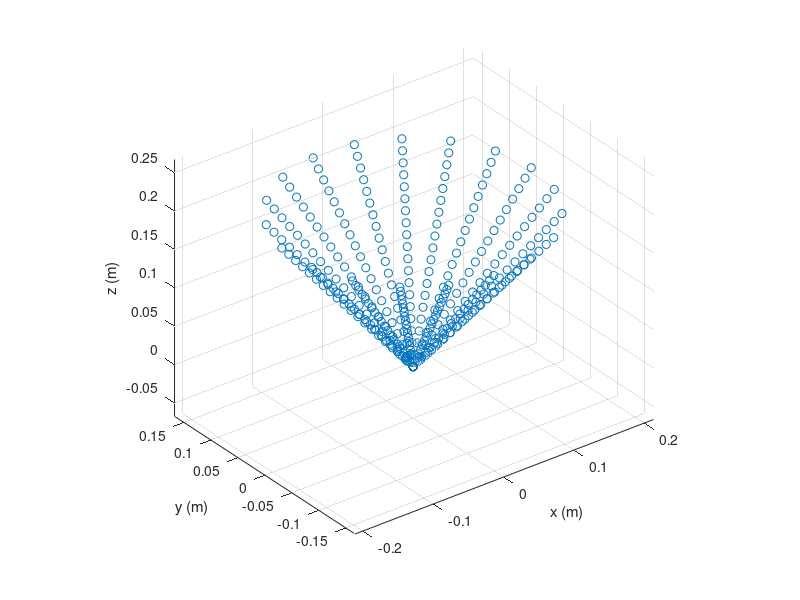
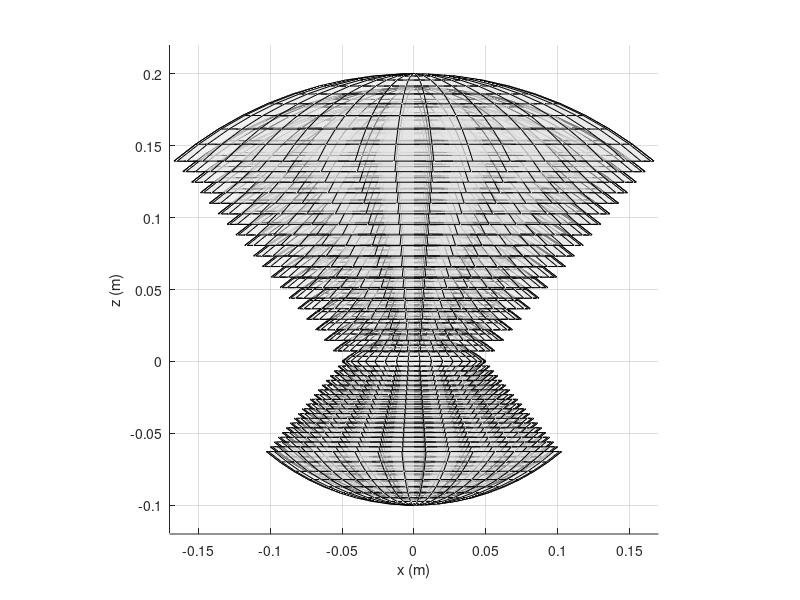

Source code (MATLAB) for these figures, in order:
% About 
% Script to visualize maximum visual receptive field (RF) around a taxel for peripersonal space (PPS) representations
% Author: Matej Hoffmann, matej.hoffmann@iit.it

%% INIT

clear;

PLOT_NEGATIVE_RF = true;
TEST_INSIDE_RF = true;

Z_MAX = 0.2; % max extent of RF in z (normal to taxel), meters
Z_NEGATIVE_MAX = -0.1;

APERTURE_DEG = 80; %the spherical sector / cone opening angle or aperture
APERTURE_RAD = (APERTURE_DEG / 360) * 2 * pi;

res = 20; % resolution

u = linspace(0,Z_MAX,res);
azimuth = linspace(0,2*pi,res);

DESIRED_RADIUS_XY_AT_APEX = 0.05; % 0.05; % meters; we don't want the volume to start at the apex, but we want to truncate it such that it starts 
% at the height with this radius;

CONE_HEIGHT_AT_OFFSET = DESIRED_RADIUS_XY_AT_APEX / tan(APERTURE_RAD/2);    % tan(APERTURE_RAD/2) = radius_xy / z_offset; 
%Z_OFFSET = 0;
SPHERE_RADIUS_AT_OFFSET = DESIRED_RADIUS_XY_AT_APEX / sin(APERTURE_RAD/2);    % cos(APERTURE_RAD/2) = radius_xy / sphere_radius;
% here the radius of the sphere will at the same time be used as the
% z-offset - with the radius then equal to cone height + cap height


%% CONE
%global_r = u(end) * tan(APERTURE_RAD / 2); % at base (maximum)

x=[]; y=[]; z=[];


for i=1:length(u)
    for j=1:(length(azimuth)-1)
        z = [z; u(i)];        
        r = u(i) * tan(APERTURE_RAD / 2); 
        x = [x; r*cos(azimuth(j)) ]; 
        y = [y; r*sin(azimuth(j)) ];
        %x = [x; (u(i) / Z_MAX) *global_r*cos(thetas(j)) ]; 
        %y = [y; (u(i) / Z_MAX) *global_r*sin(thetas(j)) ];
    end    
end


f1 = figure(1);
clf(f1);
set(f1,'name','RF as a cone');
hold on;
scatter3(x,y,z);
%line([0 r],[0 0],[0 Z_MAX] );
%plot3(u(2) * tan(APERTURE_RAD / 2),0,u(2),'x','MarkerSize',20);

axis equal;
grid on;
xlabel('x (m)');
ylabel('y (m)');
zlabel('z (m)');
hold off;

view(3);
%plot3(x,y,z,'o');

% f2 = figure(2);
% clf(f2);
%     subplot(3,1,1);
%         plot(x);
%         title('x');
%     subplot(3,1,2);
%         plot(y);
%         title('y');
%     subplot(3,1,3);
%         plot(z);
%         title('z');
% 
% f3 = figure(3);
% clf(f3);
%     subplot(3,1,1);
%         plot(thetas);
%         title('thetas (rad)');
%     subplot(3,1,2);
%         plot(cos(thetas));
%         title('cos(thetas)');
%     subplot(3,1,3);
%         plot(sin(thetas));
%         title('sin(thetas)');

% code plotting truncated cone as a spiral 
%from http://it.mathworks.com/matlabcentral/answers/39082-truncated-cone-plot
% t = 30:0.1:100;
% az = 0.1;
% z = az*t;
% r0 = 10000;
% ar = -1;
% r = r0 + r0*t;
% at = 0.05;
% theta = at*t;
% x = r .* cos(t);
% y = r .* sin(t);
% figure
% plot3(x,y,z,'.-')

%% SPHERICAL SECTOR


f2 = figure(2);
clf(f2);
set(f2,'name','RF as a spherical sector');
hold on;
 
%polar_angle = linspace(-APERTURE_RAD/2,APERTURE_RAD/2,res); 
polar_angle = linspace(pi/2-APERTURE_RAD/2,pi/2+APERTURE_RAD/2,res); % in matlab: elevation is angular displacement in radians from the x-y plane
% also called co-latitude, zenith angle, normal angle, or inclination angle.
[theta,phi] = meshgrid(azimuth,polar_angle);
 
radius_z = linspace(SPHERE_RADIUS_AT_OFFSET,Z_MAX+SPHERE_RADIUS_AT_OFFSET-(SPHERE_RADIUS_AT_OFFSET-CONE_HEIGHT_AT_OFFSET),res);

%view(3);
az = 0; el = 0;
view(az, el);

for i=1:length(radius_z)
    [xs,ys,zs] = sph2cart(theta,phi,radius_z(i));
    zs = zs - CONE_HEIGHT_AT_OFFSET;
    h_surface = surf(xs,ys,zs);
    set(h_surface, 'FaceColor',[0.9 0.9 0.9], 'FaceAlpha',0.5); %'EdgeAlpha', 0);
    %plot3(xs,ys,zs);
    
end


if PLOT_NEGATIVE_RF
    radius_z_neg = linspace(SPHERE_RADIUS_AT_OFFSET,abs(Z_NEGATIVE_MAX)+SPHERE_RADIUS_AT_OFFSET-(SPHERE_RADIUS_AT_OFFSET-CONE_HEIGHT_AT_OFFSET),res);
    for i=1:length(radius_z)
        [xs,ys,zs] = sph2cart(theta,phi,radius_z_neg(i));
        zs = zs - CONE_HEIGHT_AT_OFFSET;
        zs = zs * -1;
        h_surface = surf(xs,ys,zs);
        set(h_surface, 'FaceColor',[0.9 0.9 0.9], 'FaceAlpha',0.5); %'EdgeAlpha', 0);
    %plot3(xs,ys,zs);
    
end
    
end

plot3(0,0,0,'o','MarkerSize',10,'MarkerFaceColor','red');

grid on;
xlabel('x (m)');
ylabel('y (m)');
zlabel('z (m)');
if PLOT_NEGATIVE_RF
    zlim([Z_NEGATIVE_MAX-0.02 Z_MAX+0.02]);
else
    zlim([-0.02 Z_MAX+0.02]);
end
axis equal;


if TEST_INSIDE_RF
    
    
end




hold off;






% 
% % something from matlab central: http://it.mathworks.com/matlabcentral/newsreader/view_thread/280431
% r = 5;
% [theta,phi] = meshgrid(linspace(0,.4*pi,32),linspace(-pi/2,pi/2,32));
% x1 = r.*cos(theta).*cos(phi);
% y1 = r.*sin(theta).*cos(phi);
% z1 = r.*sin(phi);
% theta = 0;
% [r,phi] = meshgrid(linspace(0,5,32),linspace(-pi/2,pi/2,32));
% x2 = r.*cos(theta).*cos(phi);
% y2 = r.*sin(theta).*cos(phi);
% z2 = r.*sin(phi);
% theta = .4*pi;
% [r,phi] = meshgrid(linspace(0,5,32),linspace(-pi/2,pi/2,32));
% x3 = r.*cos(theta).*cos(phi);
% y3 = r.*sin(theta).*cos(phi);
% z3 = r.*sin(phi);
% x = [x1;x2;x3];
% y = [y1;y2;y3];
% z = [z1;z2;z3];
% surf(x,y,z)
% axis square
